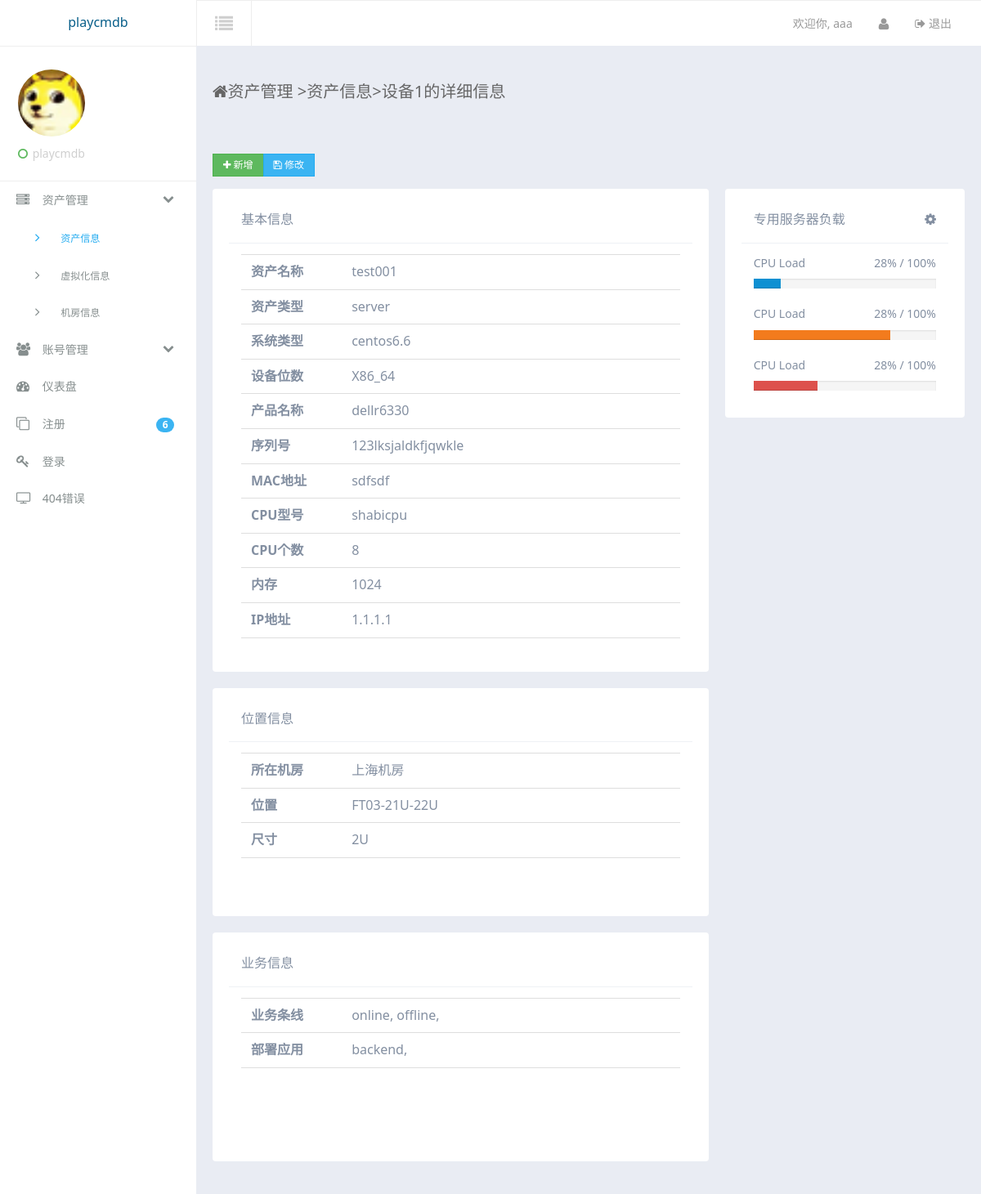
Page /assets/details/1/ (signed in) on the earlier database version.
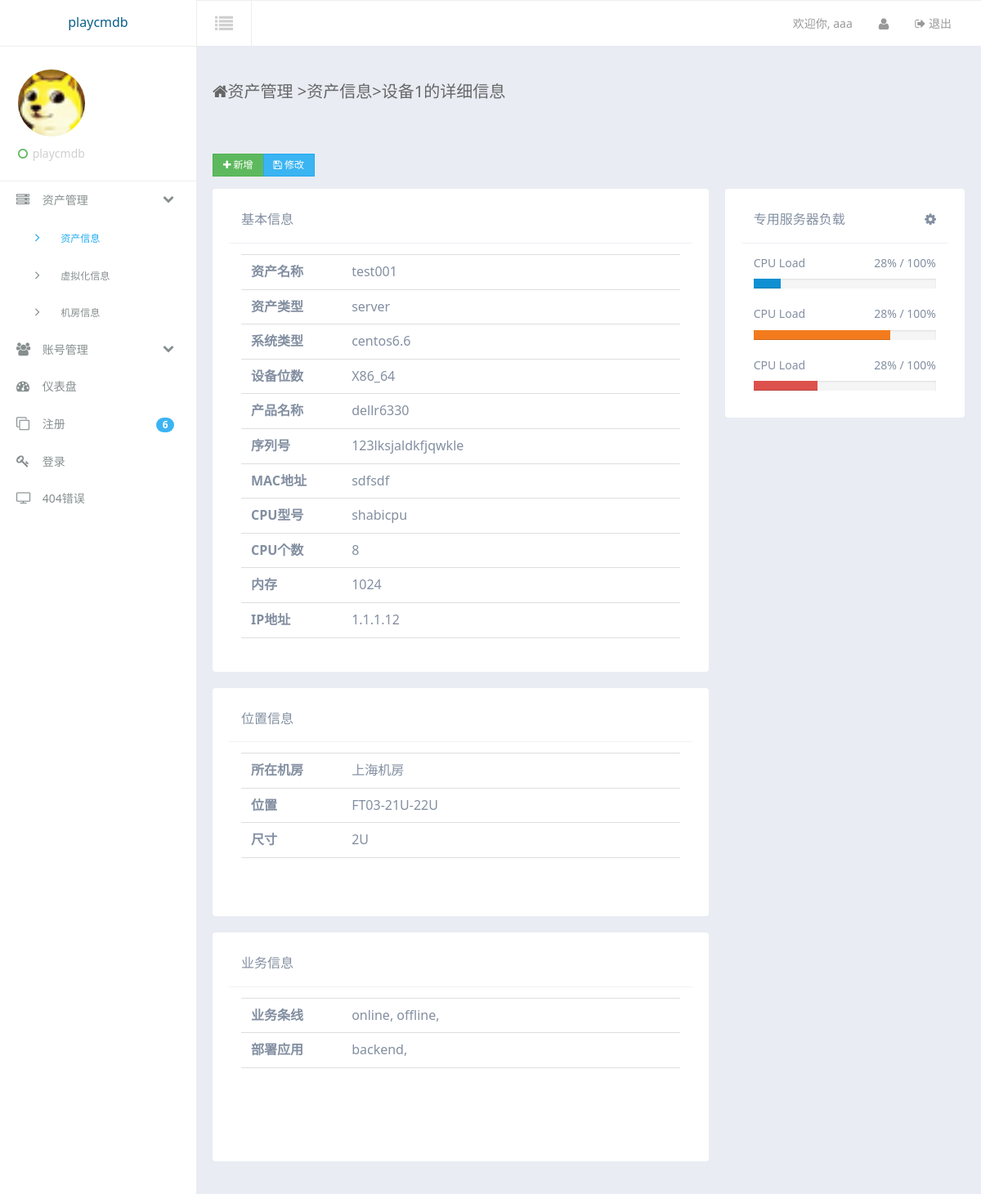
Same page on the later database version.
### assets/models.py (models this page shows, shortened)
class AssetInfo(models.Model):
    asset_name = models.CharField(max_length = 40,unique=True,verbose_name = u'设备名称')
    asset_type = models.ForeignKey('AssetType',verbose_name = u'资产类型')
    system_type = models.ForeignKey('SystemType',verbose_name = u'系统类型')
    machine_type = models.CharField(max_length = 40,verbose_name = u'设备位数')
    product = models.CharField(max_length = 40,verbose_name = u'产品名称')
    serial_number = models.CharField(max_length = 40,unique=True,verbose_name = u'设备序列号')
    timestamp = models.DateTimeField(auto_now_add = True,verbose_name = u'创建时间')
    last_modified = models.DateTimeField(auto_now = True,verbose_name = u'最后修改时间')
    location = models.ForeignKey('ServerRoom',verbose_name = u'资产所在位置')
    rack = models.CharField(max_length=20,verbose_name = u'机架位置')
    size = models.CharField(max_length=20,verbose_name = u'尺寸')
    ip = models.CharField(max_length = 20,unique=True,verbose_name = u'IP地址')
    mac = models.CharField(max_length = 20,verbose_name = u'MAC地址')
    memery_size = models.CharField(max_length = 20,verbose_name = u'内存')
    cpu = models.CharField(max_length = 20,verbose_name = u'cpu型号')
    cpu_cores = models.CharField(max_length = 10,verbose_name = u'cpucore数量')
    cpu_pyhsical = models.CharField(max_length = 10,verbose_name = u'cpu物理数量')
    business = models.ManyToManyField(BusinessInfo,related_name='asset_business',verbose_name = u'归属的业务条线')
    app = models.ManyToManyField(ApplicationInfo,related_name='asset_application',verbose_name = u'部署的应用')
    status = models.CharField(max_length=1, choices=STATUS_CHOICES,default='d')

class AssetType(models.Model):
    type_name = models.CharField(max_length = 60,verbose_name = u'固定资产类型名称')
    def __unicode__(self):
        return self.type_name

class SystemType(models.Model):
    type_name = models.CharField(max_length = 60,verbose_name = u'系统类型名称')
    def __unicode__(self):
        return self.type_name

class ServerRoom(models.Model):
    room_name = models.CharField(max_length=50,verbose_name = u'机房名称')
    address = models.CharField(max_length=60,verbose_name = u'机房地址')
    def __unicode__(self):
        return self.room_name

### assets/views.py (the view)
# urls.py: url(r'^details/(?P<id>\w+)/$',details),
@is_login_auth
def details(request,id):
    ret = {'AssetObj':None,'UserInfoObj':None,'Side':None,'SideSub':None}
    ret['Side'] = 'asset'
    ret['SideSub'] = 'index'
    AssetObj = AssetInfo.objects.get(id=id)
    ret['AssetObj'] = AssetObj
    UserInfoObj = UserInfo.objects.get(username=request.session.get('username',None))
    ret['UserInfoObj'] = UserInfoObj
    ret['id'] = id
    return render_to_response('assets/details.html',ret)

### accounts/models.py (called while the page is built)
    def __unicode__(self):
        return self.typename

### business/models.py (called while the page is built)
    def __unicode__(self):
        return self.business_name

    def __unicode__(self):
        return self.app_name

### templates/assets/details.html (shortened to what the changed rows need)
{% extends "suit/base.html" %}
{% block content %}
<div class="container-fluid am-cf">
    <div class="row">
        <div class="am-u-sm-12 am-u-md-12 am-u-lg-9">
        	<div class="page-header-heading"><span class="am-icon-home page-header-heading-icon"></span>资产管理 <span class="c-gray en">&gt;</span>资产信息<span class="c-gray en">&gt;</span>设备{{ AssetObj.id }}的详细信息</div>
        </div>
    </div>
</div>
<div class="row-content am-cf">
                <div class="row am-cf">
                    <div class="am-u-sm-12 am-u-md-12  am-u-lg-8">
                        <div class="widget am-cf">
                            <div class="widget-body-lg widget-body am-fr" >
							<ul class="am-list am-list-static">
							  <li><label class="am-u-sm-3 am-form-label">资产名称</label>{{ AssetObj.asset_name }}</li>
							  <li><label for="user-email" class="am-u-sm-3 am-form-label">资产类型</label>{{ AssetObj.asset_type }}</li>
							  <li><label for="user-email" class="am-u-sm-3 am-form-label">系统类型</label>{{ AssetObj.system_type }}</li>
							  <li><label for="user-email" class="am-u-sm-3 am-form-label">设备位数</label>{{ AssetObj.machine_type }}</li>
							  <li><label for="user-email" class="am-u-sm-3 am-form-label">产品名称</label>{{ AssetObj.product }}</li>
							  <li><label for="user-email" class="am-u-sm-3 am-form-label">序列号</label>{{ AssetObj.serial_number }}</li>
							  <li><label for="user-email" class="am-u-sm-3 am-form-label">MAC地址</label>{{ AssetObj.mac }}</li>
							  <li><label for="user-email" class="am-u-sm-3 am-form-label">CPU型号</label>{{ AssetObj.cpu }}</li>
							  <li><label for="user-email" class="am-u-sm-3 am-form-label">CPU个数</label>{{ AssetObj.cpu_pyhsical }}</li>
							  <li><label for="user-email" class="am-u-sm-3 am-form-label">内存</label>{{ AssetObj.memery_size }}</li>
							  <li><label for="user-email" class="am-u-sm-3 am-form-label">IP地址</label>{{ AssetObj.ip }}</li>
							</ul>
                            </div>
                        </div>
                        <div class="widget am-cf">
                            <div class="widget-body-md widget-body am-fr" >
							<ul class="am-list am-list-static">
							  <li><label for="user-email" class="am-u-sm-3 am-form-label">所在机房</label>{{ AssetObj.location }}</li>
							  <li><label for="user-email" class="am-u-sm-3 am-form-label">位置</label>{{ AssetObj.rack }}</li>
							  <li><label for="user-email" class="am-u-sm-3 am-form-label">尺寸</label>{{ AssetObj.size }}</li>
							</ul>
                            </div>
                        </div>
                    </div>
                </div>
</div>
{% endblock %}

Differences in the rows shown:
changed AssetInfo "test001": ip "1.1.1.1" → "1.1.1.12"
